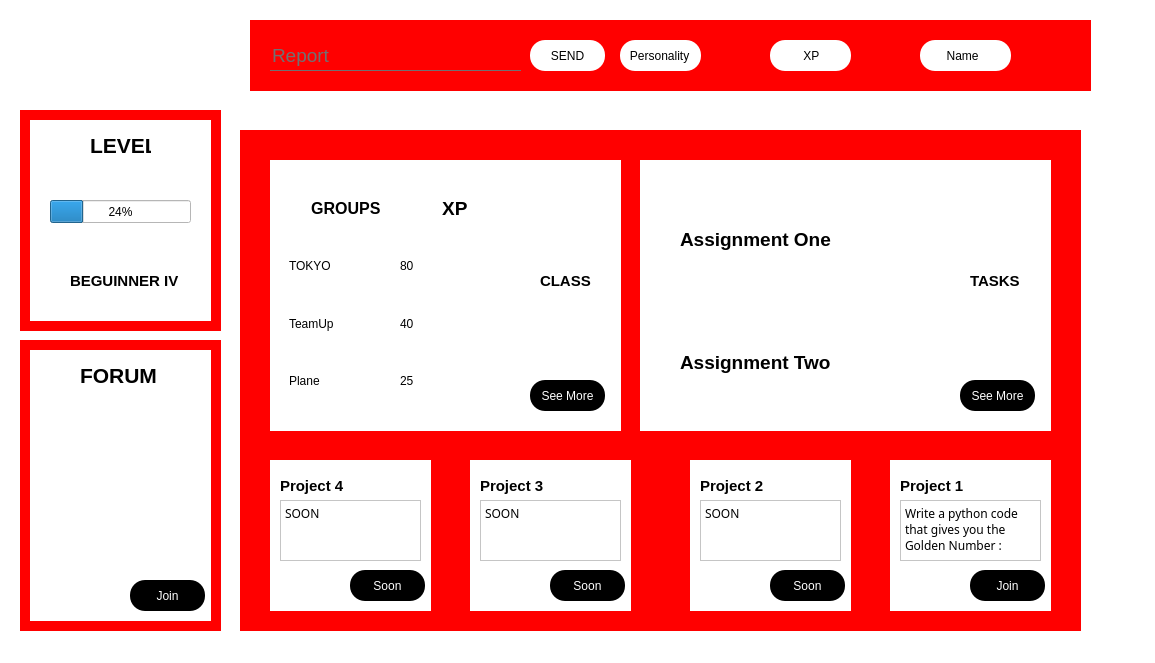
<?xml version="1.0" encoding="UTF-8"?>
<ui version="4.0">
 <class>MainWindow</class>
 <widget class="QMainWindow" name="MainWindow">
  <property name="geometry">
   <rect>
    <x>0</x>
    <y>0</y>
    <width>1155</width>
    <height>663</height>
   </rect>
  </property>
  <property name="windowTitle">
   <string>MainWindow</string>
  </property>
  <property name="styleSheet">
   <string notr="true">*{
background:white;
}</string>
  </property>
  <widget class="QWidget" name="centralwidget">
   <widget class="QWidget" name="Forum" native="true">
    <property name="geometry">
     <rect>
      <x>20</x>
      <y>340</y>
      <width>201</width>
      <height>291</height>
     </rect>
    </property>
    <property name="styleSheet">
     <string notr="true">*{
background:red;
}</string>
    </property>
    <widget class="QWidget" name="forum" native="true">
     <property name="geometry">
      <rect>
       <x>10</x>
       <y>10</y>
       <width>181</width>
       <height>271</height>
      </rect>
     </property>
     <property name="styleSheet">
      <string notr="true">*{
background:white;
}</string>
     </property>
     <widget class="QPushButton" name="Join_Forum">
      <property name="geometry">
       <rect>
        <x>100</x>
        <y>230</y>
        <width>75</width>
        <height>31</height>
       </rect>
      </property>
      <property name="styleSheet">
       <string notr="true">*{
color:white;
border-radius: 15px;
background:black;
}</string>
      </property>
      <property name="text">
       <string>Join</string>
      </property>
     </widget>
     <widget class="QLabel" name="label_20">
      <property name="geometry">
       <rect>
        <x>50</x>
        <y>10</y>
        <width>81</width>
        <height>31</height>
       </rect>
      </property>
      <property name="font">
       <font>
        <pointsize>16</pointsize>
        <bold>true</bold>
       </font>
      </property>
      <property name="text">
       <string>FORUM</string>
      </property>
     </widget>
    </widget>
   </widget>
   <widget class="QWidget" name="Navbar" native="true">
    <property name="geometry">
     <rect>
      <x>250</x>
      <y>20</y>
      <width>841</width>
      <height>71</height>
     </rect>
    </property>
    <property name="styleSheet">
     <string notr="true">*{
background:red;
}</string>
    </property>
    <widget class="QLabel" name="label_23">
     <property name="geometry">
      <rect>
       <x>770</x>
       <y>10</y>
       <width>41</width>
       <height>41</height>
      </rect>
     </property>
     <property name="text">
      <string/>
     </property>
     <property name="pixmap">
      <pixmap>D:/downloads/profile-12.svg</pixmap>
     </property>
     <property name="scaledContents">
      <bool>true</bool>
     </property>
    </widget>
    <widget class="QLineEdit" name="lineEdit">
     <property name="geometry">
      <rect>
       <x>20</x>
       <y>20</y>
       <width>251</width>
       <height>31</height>
      </rect>
     </property>
     <property name="font">
      <font>
       <pointsize>14</pointsize>
      </font>
     </property>
     <property name="styleSheet">
      <string notr="true">*{
background:transparent;
border:none;
color:#717072;
border-bottom:1px solid #717072;
}</string>
     </property>
     <property name="inputMask">
      <string/>
     </property>
     <property name="text">
      <string>Report</string>
     </property>
     <property name="maxLength">
      <number>32767</number>
     </property>
     <property name="placeholderText">
      <string>Report</string>
     </property>
    </widget>
    <widget class="QPushButton" name="pushButton_10">
     <property name="geometry">
      <rect>
       <x>280</x>
       <y>20</y>
       <width>75</width>
       <height>31</height>
      </rect>
     </property>
     <property name="styleSheet">
      <string notr="true">*{
color:black;
border-radius: 15px;
background:white;
}</string>
     </property>
     <property name="text">
      <string>SEND</string>
     </property>
    </widget>
    <widget class="QLabel" name="label_24">
     <property name="geometry">
      <rect>
       <x>610</x>
       <y>10</y>
       <width>51</width>
       <height>51</height>
      </rect>
     </property>
     <property name="text">
      <string/>
     </property>
     <property name="pixmap">
      <pixmap>../../../Project gmc/xpLogo.png</pixmap>
     </property>
     <property name="scaledContents">
      <bool>true</bool>
     </property>
    </widget>
    <widget class="QLabel" name="XP">
     <property name="geometry">
      <rect>
       <x>520</x>
       <y>20</y>
       <width>81</width>
       <height>31</height>
      </rect>
     </property>
     <property name="styleSheet">
      <string notr="true">*{
color:black;
border-radius: 15px;
background:white;
}</string>
     </property>
     <property name="text">
      <string>          XP</string>
     </property>
    </widget>
    <widget class="QLabel" name="Name">
     <property name="geometry">
      <rect>
       <x>670</x>
       <y>20</y>
       <width>91</width>
       <height>31</height>
      </rect>
     </property>
     <property name="styleSheet">
      <string notr="true">*{
color:black;
border-radius: 15px;
background:white;
}</string>
     </property>
     <property name="text">
      <string>        Name</string>
     </property>
    </widget>
    <widget class="QLabel" name="label_25">
     <property name="geometry">
      <rect>
       <x>460</x>
       <y>10</y>
       <width>51</width>
       <height>51</height>
      </rect>
     </property>
     <property name="text">
      <string/>
     </property>
     <property name="pixmap">
      <pixmap>D:/downloads/noun-personality-4159972.svg</pixmap>
     </property>
     <property name="scaledContents">
      <bool>true</bool>
     </property>
    </widget>
    <widget class="QLabel" name="Personality">
     <property name="geometry">
      <rect>
       <x>370</x>
       <y>20</y>
       <width>81</width>
       <height>31</height>
      </rect>
     </property>
     <property name="styleSheet">
      <string notr="true">*{
color:black;
border-radius: 15px;
background:white;
}</string>
     </property>
     <property name="text">
      <string>   Personality</string>
     </property>
    </widget>
   </widget>
   <widget class="QWidget" name="GroupScores" native="true">
    <property name="geometry">
     <rect>
      <x>240</x>
      <y>130</y>
      <width>841</width>
      <height>501</height>
     </rect>
    </property>
    <property name="styleSheet">
     <string notr="true">*{
background:red;
}</string>
    </property>
    <widget class="QWidget" name="Group" native="true">
     <property name="geometry">
      <rect>
       <x>30</x>
       <y>30</y>
       <width>351</width>
       <height>271</height>
      </rect>
     </property>
     <property name="styleSheet">
      <string notr="true">*{
background:white;
}</string>
     </property>
     <widget class="QPushButton" name="pushButton">
      <property name="geometry">
       <rect>
        <x>260</x>
        <y>220</y>
        <width>75</width>
        <height>31</height>
       </rect>
      </property>
      <property name="styleSheet">
       <string notr="true">*{
color:white;
border-radius: 15px;
background:black;
}</string>
      </property>
      <property name="text">
       <string>See More</string>
      </property>
     </widget>
     <widget class="QLabel" name="label">
      <property name="geometry">
       <rect>
        <x>260</x>
        <y>20</y>
        <width>71</width>
        <height>71</height>
       </rect>
      </property>
      <property name="styleSheet">
       <string notr="true">*{
size:10%;
}</string>
      </property>
      <property name="text">
       <string/>
      </property>
      <property name="pixmap">
       <pixmap>D:/downloads/pen.png</pixmap>
      </property>
      <property name="scaledContents">
       <bool>true</bool>
      </property>
     </widget>
     <widget class="QWidget" name="gridLayoutWidget">
      <property name="geometry">
       <rect>
        <x>19</x>
        <y>19</y>
        <width>221</width>
        <height>231</height>
       </rect>
      </property>
      <layout class="QGridLayout">
       <property name="spacing">
        <number>0</number>
       </property>
       <item row="1" column="1">
        <widget class="QLabel" name="label_6">
         <property name="text">
          <string>80</string>
         </property>
        </widget>
       </item>
       <item row="0" column="1">
        <widget class="QLabel" name="label_4">
         <property name="font">
          <font>
           <pointsize>14</pointsize>
           <bold>true</bold>
          </font>
         </property>
         <property name="text">
          <string>        XP</string>
         </property>
        </widget>
       </item>
       <item row="1" column="0">
        <widget class="QLabel" name="label_5">
         <property name="text">
          <string>TOKYO</string>
         </property>
        </widget>
       </item>
       <item row="2" column="1">
        <widget class="QLabel" name="label_8">
         <property name="text">
          <string>40</string>
         </property>
        </widget>
       </item>
       <item row="2" column="0">
        <widget class="QLabel" name="label_7">
         <property name="text">
          <string>TeamUp</string>
         </property>
        </widget>
       </item>
       <item row="3" column="0">
        <widget class="QLabel" name="label_9">
         <property name="text">
          <string>Plane</string>
         </property>
        </widget>
       </item>
       <item row="3" column="1">
        <widget class="QLabel" name="label_10">
         <property name="text">
          <string>25</string>
         </property>
        </widget>
       </item>
       <item row="0" column="0">
        <widget class="QLabel" name="label_3">
         <property name="font">
          <font>
           <pointsize>12</pointsize>
           <bold>true</bold>
          </font>
         </property>
         <property name="text">
          <string>     GROUPS</string>
         </property>
        </widget>
       </item>
      </layout>
     </widget>
     <widget class="QLabel" name="label_18">
      <property name="geometry">
       <rect>
        <x>270</x>
        <y>110</y>
        <width>51</width>
        <height>21</height>
       </rect>
      </property>
      <property name="font">
       <font>
        <pointsize>11</pointsize>
        <bold>true</bold>
       </font>
      </property>
      <property name="text">
       <string>CLASS</string>
      </property>
     </widget>
    </widget>
    <widget class="QWidget" name="Assignment" native="true">
     <property name="geometry">
      <rect>
       <x>400</x>
       <y>30</y>
       <width>411</width>
       <height>271</height>
      </rect>
     </property>
     <property name="styleSheet">
      <string notr="true">*{
background:white;
}</string>
     </property>
     <widget class="QPushButton" name="pushButton_2">
      <property name="geometry">
       <rect>
        <x>320</x>
        <y>220</y>
        <width>75</width>
        <height>31</height>
       </rect>
      </property>
      <property name="styleSheet">
       <string notr="true">*{
color:white;
border-radius: 15px;
background:black;
}
*:hover{
color:black;
border-radius: 15px;
background:#DBDBDB;
}
</string>
      </property>
      <property name="text">
       <string>See More</string>
      </property>
     </widget>
     <widget class="QLabel" name="label_11">
      <property name="geometry">
       <rect>
        <x>320</x>
        <y>20</y>
        <width>71</width>
        <height>71</height>
       </rect>
      </property>
      <property name="styleSheet">
       <string notr="true">*{
size:10%;
}</string>
      </property>
      <property name="text">
       <string/>
      </property>
      <property name="pixmap">
       <pixmap>D:/downloads/task-42.svg</pixmap>
      </property>
      <property name="scaledContents">
       <bool>true</bool>
      </property>
     </widget>
     <widget class="QWidget" name="verticalLayoutWidget">
      <property name="geometry">
       <rect>
        <x>40</x>
        <y>20</y>
        <width>251</width>
        <height>241</height>
       </rect>
      </property>
      <layout class="QVBoxLayout" name="verticalLayout">
       <item>
        <widget class="QLabel" name="label_12">
         <property name="font">
          <font>
           <pointsize>14</pointsize>
           <bold>true</bold>
          </font>
         </property>
         <property name="text">
          <string>Assignment One</string>
         </property>
        </widget>
       </item>
       <item>
        <widget class="QLabel" name="label_13">
         <property name="font">
          <font>
           <pointsize>14</pointsize>
           <bold>true</bold>
          </font>
         </property>
         <property name="text">
          <string>Assignment Two</string>
         </property>
        </widget>
       </item>
      </layout>
     </widget>
     <widget class="QLabel" name="label_19">
      <property name="geometry">
       <rect>
        <x>330</x>
        <y>110</y>
        <width>51</width>
        <height>21</height>
       </rect>
      </property>
      <property name="font">
       <font>
        <pointsize>11</pointsize>
        <bold>true</bold>
       </font>
      </property>
      <property name="text">
       <string>TASKS</string>
      </property>
     </widget>
    </widget>
    <widget class="QWidget" name="Class_3" native="true">
     <property name="geometry">
      <rect>
       <x>30</x>
       <y>330</y>
       <width>161</width>
       <height>151</height>
      </rect>
     </property>
     <property name="styleSheet">
      <string notr="true">*{
background:white;
}</string>
     </property>
     <widget class="QPushButton" name="pushButton_5">
      <property name="geometry">
       <rect>
        <x>80</x>
        <y>110</y>
        <width>75</width>
        <height>31</height>
       </rect>
      </property>
      <property name="styleSheet">
       <string notr="true">*{
color:white;
border-radius: 15px;
background:black;
}</string>
      </property>
      <property name="text">
       <string>Soon</string>
      </property>
     </widget>
     <widget class="QLabel" name="label_17">
      <property name="geometry">
       <rect>
        <x>10</x>
        <y>10</y>
        <width>101</width>
        <height>31</height>
       </rect>
      </property>
      <property name="font">
       <font>
        <pointsize>11</pointsize>
        <bold>true</bold>
       </font>
      </property>
      <property name="contextMenuPolicy">
       <enum>Qt::ActionsContextMenu</enum>
      </property>
      <property name="text">
       <string>Project 4</string>
      </property>
     </widget>
     <widget class="QTextEdit" name="textEdit_4">
      <property name="geometry">
       <rect>
        <x>10</x>
        <y>40</y>
        <width>141</width>
        <height>61</height>
       </rect>
      </property>
      <property name="font">
       <font>
        <family>Microsoft JhengHei UI Light</family>
        <pointsize>11</pointsize>
       </font>
      </property>
      <property name="html">
       <string>&lt;!DOCTYPE HTML PUBLIC &quot;-//W3C//DTD HTML 4.0//EN&quot; &quot;http://www.w3.org/TR/REC-html40/strict.dtd&quot;&gt;
&lt;html&gt;&lt;head&gt;&lt;meta name=&quot;qrichtext&quot; content=&quot;1&quot; /&gt;&lt;meta charset=&quot;utf-8&quot; /&gt;&lt;style type=&quot;text/css&quot;&gt;
p, li { white-space: pre-wrap; }
hr { height: 1px; border-width: 0; }
li.unchecked::marker { content: &quot;\2610&quot;; }
li.checked::marker { content: &quot;\2612&quot;; }
&lt;/style&gt;&lt;/head&gt;&lt;body style=&quot; font-family:'Microsoft JhengHei UI Light'; font-size:11pt; font-weight:400; font-style:normal;&quot;&gt;
&lt;p style=&quot; margin-top:0px; margin-bottom:0px; margin-left:0px; margin-right:0px; -qt-block-indent:0; text-indent:0px;&quot;&gt;&lt;span style=&quot; font-family:'Segoe UI'; font-size:9pt;&quot;&gt;SOON&lt;/span&gt;&lt;/p&gt;
&lt;p style=&quot;-qt-paragraph-type:empty; margin-top:0px; margin-bottom:0px; margin-left:0px; margin-right:0px; -qt-block-indent:0; text-indent:0px; font-family:'Segoe UI'; font-size:9pt;&quot;&gt;&lt;br /&gt;&lt;/p&gt;&lt;/body&gt;&lt;/html&gt;</string>
      </property>
     </widget>
    </widget>
    <widget class="QWidget" name="Class_4" native="true">
     <property name="geometry">
      <rect>
       <x>230</x>
       <y>330</y>
       <width>161</width>
       <height>151</height>
      </rect>
     </property>
     <property name="styleSheet">
      <string notr="true">*{
background:white;
}</string>
     </property>
     <widget class="QPushButton" name="pushButton_7">
      <property name="geometry">
       <rect>
        <x>80</x>
        <y>110</y>
        <width>75</width>
        <height>31</height>
       </rect>
      </property>
      <property name="styleSheet">
       <string notr="true">*{
color:white;
border-radius: 15px;
background:black;
}</string>
      </property>
      <property name="text">
       <string>Soon</string>
      </property>
     </widget>
     <widget class="QLabel" name="label_16">
      <property name="geometry">
       <rect>
        <x>10</x>
        <y>10</y>
        <width>101</width>
        <height>31</height>
       </rect>
      </property>
      <property name="font">
       <font>
        <pointsize>11</pointsize>
        <bold>true</bold>
       </font>
      </property>
      <property name="contextMenuPolicy">
       <enum>Qt::ActionsContextMenu</enum>
      </property>
      <property name="text">
       <string>Project 3</string>
      </property>
     </widget>
     <widget class="QTextEdit" name="textEdit_3">
      <property name="geometry">
       <rect>
        <x>10</x>
        <y>40</y>
        <width>141</width>
        <height>61</height>
       </rect>
      </property>
      <property name="font">
       <font>
        <family>Microsoft JhengHei UI Light</family>
        <pointsize>11</pointsize>
       </font>
      </property>
      <property name="html">
       <string>&lt;!DOCTYPE HTML PUBLIC &quot;-//W3C//DTD HTML 4.0//EN&quot; &quot;http://www.w3.org/TR/REC-html40/strict.dtd&quot;&gt;
&lt;html&gt;&lt;head&gt;&lt;meta name=&quot;qrichtext&quot; content=&quot;1&quot; /&gt;&lt;meta charset=&quot;utf-8&quot; /&gt;&lt;style type=&quot;text/css&quot;&gt;
p, li { white-space: pre-wrap; }
hr { height: 1px; border-width: 0; }
li.unchecked::marker { content: &quot;\2610&quot;; }
li.checked::marker { content: &quot;\2612&quot;; }
&lt;/style&gt;&lt;/head&gt;&lt;body style=&quot; font-family:'Microsoft JhengHei UI Light'; font-size:11pt; font-weight:400; font-style:normal;&quot;&gt;
&lt;p style=&quot; margin-top:0px; margin-bottom:0px; margin-left:0px; margin-right:0px; -qt-block-indent:0; text-indent:0px;&quot;&gt;&lt;span style=&quot; font-family:'Segoe UI'; font-size:9pt;&quot;&gt;SOON&lt;/span&gt;&lt;/p&gt;
&lt;p style=&quot;-qt-paragraph-type:empty; margin-top:0px; margin-bottom:0px; margin-left:0px; margin-right:0px; -qt-block-indent:0; text-indent:0px; font-family:'Segoe UI'; font-size:9pt;&quot;&gt;&lt;br /&gt;&lt;/p&gt;&lt;/body&gt;&lt;/html&gt;</string>
      </property>
     </widget>
    </widget>
    <widget class="QWidget" name="Class_5" native="true">
     <property name="geometry">
      <rect>
       <x>450</x>
       <y>330</y>
       <width>161</width>
       <height>151</height>
      </rect>
     </property>
     <property name="styleSheet">
      <string notr="true">*{
background:white;
}</string>
     </property>
     <widget class="QPushButton" name="pushButton_9">
      <property name="geometry">
       <rect>
        <x>80</x>
        <y>110</y>
        <width>75</width>
        <height>31</height>
       </rect>
      </property>
      <property name="styleSheet">
       <string notr="true">*{
color:white;
border-radius: 15px;
background:black;
}</string>
      </property>
      <property name="text">
       <string>Soon</string>
      </property>
     </widget>
     <widget class="QLabel" name="label_15">
      <property name="geometry">
       <rect>
        <x>10</x>
        <y>10</y>
        <width>101</width>
        <height>31</height>
       </rect>
      </property>
      <property name="font">
       <font>
        <pointsize>11</pointsize>
        <bold>true</bold>
       </font>
      </property>
      <property name="contextMenuPolicy">
       <enum>Qt::ActionsContextMenu</enum>
      </property>
      <property name="text">
       <string>Project 2</string>
      </property>
     </widget>
     <widget class="QTextEdit" name="textEdit_2">
      <property name="geometry">
       <rect>
        <x>10</x>
        <y>40</y>
        <width>141</width>
        <height>61</height>
       </rect>
      </property>
      <property name="font">
       <font>
        <family>Microsoft JhengHei UI Light</family>
        <pointsize>11</pointsize>
       </font>
      </property>
      <property name="html">
       <string>&lt;!DOCTYPE HTML PUBLIC &quot;-//W3C//DTD HTML 4.0//EN&quot; &quot;http://www.w3.org/TR/REC-html40/strict.dtd&quot;&gt;
&lt;html&gt;&lt;head&gt;&lt;meta name=&quot;qrichtext&quot; content=&quot;1&quot; /&gt;&lt;meta charset=&quot;utf-8&quot; /&gt;&lt;style type=&quot;text/css&quot;&gt;
p, li { white-space: pre-wrap; }
hr { height: 1px; border-width: 0; }
li.unchecked::marker { content: &quot;\2610&quot;; }
li.checked::marker { content: &quot;\2612&quot;; }
&lt;/style&gt;&lt;/head&gt;&lt;body style=&quot; font-family:'Microsoft JhengHei UI Light'; font-size:11pt; font-weight:400; font-style:normal;&quot;&gt;
&lt;p style=&quot; margin-top:0px; margin-bottom:0px; margin-left:0px; margin-right:0px; -qt-block-indent:0; text-indent:0px;&quot;&gt;&lt;span style=&quot; font-family:'Segoe UI'; font-size:9pt;&quot;&gt;SOON&lt;/span&gt;&lt;/p&gt;
&lt;p style=&quot;-qt-paragraph-type:empty; margin-top:0px; margin-bottom:0px; margin-left:0px; margin-right:0px; -qt-block-indent:0; text-indent:0px; font-family:'Segoe UI'; font-size:9pt;&quot;&gt;&lt;br /&gt;&lt;/p&gt;&lt;/body&gt;&lt;/html&gt;</string>
      </property>
     </widget>
    </widget>
    <widget class="QWidget" name="project" native="true">
     <property name="geometry">
      <rect>
       <x>650</x>
       <y>330</y>
       <width>161</width>
       <height>151</height>
      </rect>
     </property>
     <property name="styleSheet">
      <string notr="true">*{
background:white;
}</string>
     </property>
     <widget class="QPushButton" name="Join_Project">
      <property name="geometry">
       <rect>
        <x>80</x>
        <y>110</y>
        <width>75</width>
        <height>31</height>
       </rect>
      </property>
      <property name="styleSheet">
       <string notr="true">*{
color:white;
border-radius: 15px;
background:black;
}</string>
      </property>
      <property name="text">
       <string>Join</string>
      </property>
     </widget>
     <widget class="QLabel" name="number_project">
      <property name="geometry">
       <rect>
        <x>10</x>
        <y>10</y>
        <width>101</width>
        <height>31</height>
       </rect>
      </property>
      <property name="font">
       <font>
        <pointsize>11</pointsize>
        <bold>true</bold>
       </font>
      </property>
      <property name="contextMenuPolicy">
       <enum>Qt::ActionsContextMenu</enum>
      </property>
      <property name="text">
       <string>Project 1</string>
      </property>
     </widget>
     <widget class="QTextEdit" name="descriptio_project">
      <property name="geometry">
       <rect>
        <x>10</x>
        <y>40</y>
        <width>141</width>
        <height>61</height>
       </rect>
      </property>
      <property name="font">
       <font>
        <family>Microsoft JhengHei UI Light</family>
        <pointsize>11</pointsize>
       </font>
      </property>
      <property name="html">
       <string>&lt;!DOCTYPE HTML PUBLIC &quot;-//W3C//DTD HTML 4.0//EN&quot; &quot;http://www.w3.org/TR/REC-html40/strict.dtd&quot;&gt;
&lt;html&gt;&lt;head&gt;&lt;meta name=&quot;qrichtext&quot; content=&quot;1&quot; /&gt;&lt;meta charset=&quot;utf-8&quot; /&gt;&lt;style type=&quot;text/css&quot;&gt;
p, li { white-space: pre-wrap; }
hr { height: 1px; border-width: 0; }
li.unchecked::marker { content: &quot;\2610&quot;; }
li.checked::marker { content: &quot;\2612&quot;; }
&lt;/style&gt;&lt;/head&gt;&lt;body style=&quot; font-family:'Microsoft JhengHei UI Light'; font-size:11pt; font-weight:400; font-style:normal;&quot;&gt;
&lt;p style=&quot; margin-top:0px; margin-bottom:0px; margin-left:0px; margin-right:0px; -qt-block-indent:0; text-indent:0px;&quot;&gt;&lt;span style=&quot; font-family:'Segoe UI'; font-size:9pt;&quot;&gt;Write a python code that gives you the Golden Number :&lt;/span&gt;&lt;/p&gt;&lt;/body&gt;&lt;/html&gt;</string>
      </property>
     </widget>
    </widget>
   </widget>
   <widget class="QLabel" name="label_2">
    <property name="geometry">
     <rect>
      <x>20</x>
      <y>30</y>
      <width>191</width>
      <height>61</height>
     </rect>
    </property>
    <property name="autoFillBackground">
     <bool>false</bool>
    </property>
    <property name="text">
     <string/>
    </property>
    <property name="pixmap">
     <pixmap>D:/downloads/63_1565191317.png</pixmap>
    </property>
    <property name="scaledContents">
     <bool>true</bool>
    </property>
   </widget>
   <widget class="QWidget" name="Forum_2" native="true">
    <property name="geometry">
     <rect>
      <x>20</x>
      <y>110</y>
      <width>201</width>
      <height>221</height>
     </rect>
    </property>
    <property name="styleSheet">
     <string notr="true">*{
background:red;
}</string>
    </property>
    <widget class="QWidget" name="project_3" native="true">
     <property name="geometry">
      <rect>
       <x>10</x>
       <y>10</y>
       <width>181</width>
       <height>201</height>
      </rect>
     </property>
     <property name="styleSheet">
      <string notr="true">*{
background:white;
}</string>
     </property>
     <widget class="QLabel" name="label_21">
      <property name="geometry">
       <rect>
        <x>60</x>
        <y>10</y>
        <width>61</width>
        <height>31</height>
       </rect>
      </property>
      <property name="font">
       <font>
        <pointsize>16</pointsize>
        <bold>true</bold>
       </font>
      </property>
      <property name="text">
       <string>LEVEL</string>
      </property>
     </widget>
     <widget class="QProgressBar" name="progressBar">
      <property name="geometry">
       <rect>
        <x>20</x>
        <y>80</y>
        <width>141</width>
        <height>23</height>
       </rect>
      </property>
      <property name="value">
       <number>24</number>
      </property>
     </widget>
     <widget class="QLabel" name="label_22">
      <property name="geometry">
       <rect>
        <x>40</x>
        <y>150</y>
        <width>111</width>
        <height>21</height>
       </rect>
      </property>
      <property name="font">
       <font>
        <pointsize>11</pointsize>
        <bold>true</bold>
       </font>
      </property>
      <property name="text">
       <string>BEGUINNER IV</string>
      </property>
     </widget>
    </widget>
   </widget>
  </widget>
 </widget>
 <resources/>
 <connections/>
</ui>
